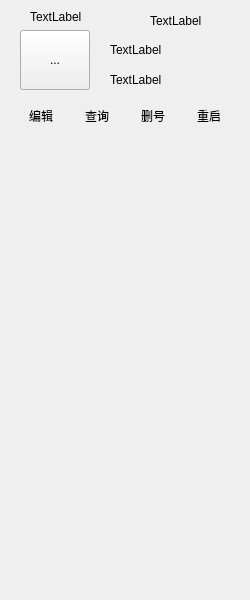
<?xml version="1.0" encoding="UTF-8"?>
<ui version="4.0">
 <class>MainDialog_2</class>
 <widget class="QDialog" name="MainDialog_2">
  <property name="geometry">
   <rect>
    <x>0</x>
    <y>0</y>
    <width>250</width>
    <height>600</height>
   </rect>
  </property>
  <property name="windowTitle">
   <string>Dialog</string>
  </property>
  <widget class="QToolButton" name="toolButton">
   <property name="geometry">
    <rect>
     <x>20</x>
     <y>30</y>
     <width>70</width>
     <height>60</height>
    </rect>
   </property>
   <property name="text">
    <string>...</string>
   </property>
  </widget>
  <widget class="QLabel" name="label">
   <property name="geometry">
    <rect>
     <x>110</x>
     <y>39</y>
     <width>121</width>
     <height>21</height>
    </rect>
   </property>
   <property name="text">
    <string>TextLabel</string>
   </property>
  </widget>
  <widget class="QLabel" name="label_2">
   <property name="geometry">
    <rect>
     <x>110</x>
     <y>69</y>
     <width>121</width>
     <height>21</height>
    </rect>
   </property>
   <property name="text">
    <string>TextLabel</string>
   </property>
  </widget>
  <widget class="QWidget" name="verticalLayoutWidget">
   <property name="geometry">
    <rect>
     <x>10</x>
     <y>140</y>
     <width>231</width>
     <height>451</height>
    </rect>
   </property>
   <layout class="QVBoxLayout" name="verticalLayout_2">
    <property name="spacing">
     <number>0</number>
    </property>
    <property name="sizeConstraint">
     <enum>QLayout::SetMinimumSize</enum>
    </property>
   </layout>
  </widget>
  <widget class="QLabel" name="label_3">
   <property name="geometry">
    <rect>
     <x>30</x>
     <y>5</y>
     <width>151</width>
     <height>24</height>
    </rect>
   </property>
   <property name="text">
    <string>TextLabel</string>
   </property>
  </widget>
  <widget class="QWidget" name="layoutWidget">
   <property name="geometry">
    <rect>
     <x>10</x>
     <y>100</y>
     <width>231</width>
     <height>31</height>
    </rect>
   </property>
   <layout class="QHBoxLayout" name="horizontalLayout">
    <item>
     <widget class="QToolButton" name="toolButton_2">
      <property name="text">
       <string>编辑</string>
      </property>
      <property name="autoRaise">
       <bool>true</bool>
      </property>
     </widget>
    </item>
    <item>
     <widget class="QToolButton" name="toolButton_5">
      <property name="text">
       <string>查询</string>
      </property>
      <property name="autoRaise">
       <bool>true</bool>
      </property>
     </widget>
    </item>
    <item>
     <widget class="QToolButton" name="toolButton_6">
      <property name="text">
       <string>删号</string>
      </property>
      <property name="autoRaise">
       <bool>true</bool>
      </property>
     </widget>
    </item>
    <item>
     <widget class="QToolButton" name="toolButton_4">
      <property name="text">
       <string>重启</string>
      </property>
      <property name="autoRaise">
       <bool>true</bool>
      </property>
     </widget>
    </item>
   </layout>
  </widget>
  <widget class="QLabel" name="label_4">
   <property name="geometry">
    <rect>
     <x>150</x>
     <y>10</y>
     <width>91</width>
     <height>21</height>
    </rect>
   </property>
   <property name="text">
    <string>TextLabel</string>
   </property>
  </widget>
 </widget>
 <resources/>
 <connections/>
</ui>
